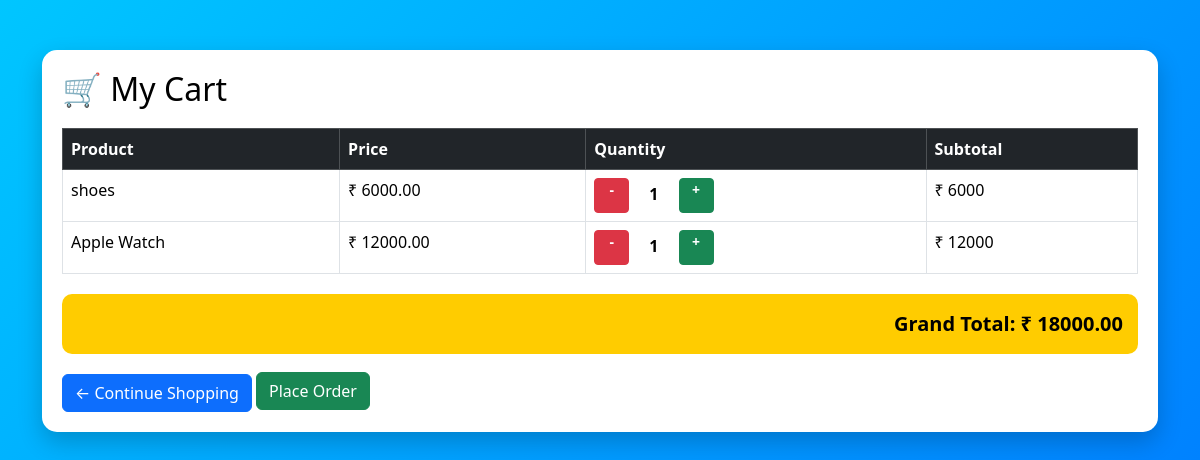
The app's page /cart/ (signed in), older data.
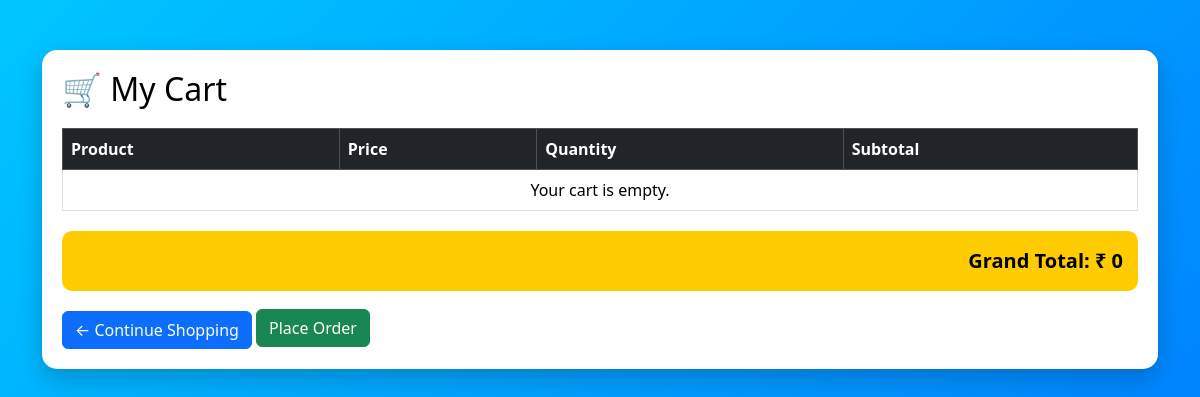
The same page, newer data.
### store/models.py (models this page shows, shortened)
class Cart(models.Model):
    user = models.ForeignKey(User, on_delete=models.CASCADE)
    product = models.ForeignKey(Product, on_delete=models.CASCADE)
    quantity = models.IntegerField(default=1)

class Product(models.Model):
    category = models.ForeignKey(
        Category,
        on_delete=models.CASCADE,
        null=True,
        blank=True
    )
    name = models.CharField(max_length=100)
    description = models.TextField()
    price = models.DecimalField(max_digits=10, decimal_places=2)
    stock = models.PositiveIntegerField(default=0)
    image = models.ImageField(upload_to='products/', blank=True, null=True)

### store/views.py (the view)
# urls.py: path('cart/', cart_view, name='cart'),
@login_required
def cart_view(request):
    cart_items = Cart.objects.filter(user=request.user)
    total = sum(
        item.product.price * item.quantity
        for item in cart_items
    )
    return render(request, 'cart.html', {
        'cart_items': cart_items,
        'total': total
    })

### store/templates/cart.html (shortened to what this page needs)
<!DOCTYPE html>
<html>
<head>
    <link href="https://cdn.jsdelivr.net/npm/bootstrap@5.3.3/dist/css/bootstrap.min.css" rel="stylesheet">
</head>
<body>
<div class="container">
    <div class="card-box">
        <h2>🛒 My Cart</h2>
        <table class="table table-bordered table-hover">
            <thead class="table-dark">
                <tr>
                    <th>Product</th>
                    <th>Price</th>
                    <th>Quantity</th>
                    <th>Subtotal</th>
                </tr>
            </thead>
            <tbody>
            {% for item in cart_items %}
                <tr>
                    <td>{{ item.product.name }}</td>
                    <td>₹ {{ item.product.price }}</td>
                    <td>
                        <a href="{% url 'store:decrease_quantity' item.product.id %}"
                           class="btn btn-danger btn-sm qty-btn">
                            -
                        </a>
                        <span class="mx-3 fw-bold">
                            {{ item.quantity }}
                        </span>
                        <a href="{% url 'store:increase_quantity' item.product.id %}"
                           class="btn btn-success btn-sm qty-btn">
                            +
                        </a>
                    </td>
                    <td>
                        ₹ {% widthratio item.product.price 1 item.quantity %}
                    </td>
                </tr>
            {% empty %}
                <tr>
                    <td colspan="4" class="text-center">
                        Your cart is empty.
                    </td>
                </tr>
            {% endfor %}
            </tbody>
        </table>
        <div class="total-box">
            Grand Total: ₹ {{ total }}
        </div>
        <a href="{% url 'store:home' %}"
           class="btn btn-primary back-btn">
            ← Continue Shopping
        </a>
        <a href="{% url 'store:checkout' %}"
            class="btn btn-success mt-3">
                Place Order
        </a>
    </div>
</div>
</body>
</html>

### store/templates/cart.html (style rules this page uses)
body { background: linear-gradient(135deg,#00c6ff,#0072ff); min-height:100vh; color:white; }
.container { margin-top:50px; }
.card-box { background:white; color:black; padding:20px; border-radius:15px; box-shadow:0px 10px 25px rgba(0,0,0,0.2); }
.table { margin-top:20px; }
.total-box { background:#ffcc00; color:black; padding:15px; border-radius:10px; font-weight:bold; text-align:right; margin-top:20px; font-size:20px; }
.back-btn { margin-top:20px; }

Row changes from the older to the newer data that the page shows:
removed Cart: product.name "shoes", product.price "6000.00", quantity "1", product+quantity "6000"
removed Cart: product.name "Apple Watch", product.price "12000.00", quantity "1", product+quantity "12000"
Text that changed along with them:
{{ total }}: "18000.00" → "0"
text now shown: "Your cart is empty."
